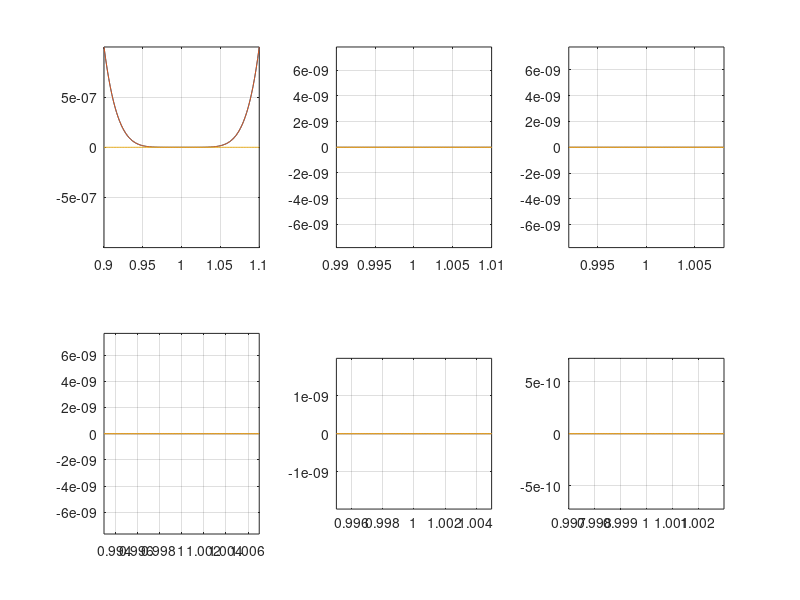

This figure's MATLAB source:
% Script: ZoomPoli
% Plotea (x-1)^6 alrededor de x=1 con escala creciente
% pero evaluado via x^6 - 6x^5 + 15x^4 - 20x^3 + 15x^2 - 6x +1
%
% 05.04.2015 (Sergio Preidikman)
% 30.03.2022 (Luciano Ponzellini Marinelli)

clear, clc, close all

k=0;
n=100;
for delta = [.1 .01 .008 .007 .005  .003 ]
   x = linspace(1-delta,1+delta,n)';
   y = x.^6 - 6*x.^5 + 15*x.^4 - 20*x.^3 + 15*x.^2 - 6*x + 1;
   y1 = (x-1).^6;
   k = k+1;
   subplot(2,3,k), plot(x,y,x,y1,x',zeros(1,n)), grid on
   axis([1-delta   1+delta   -max(abs(y))   max(abs(y))])
end
